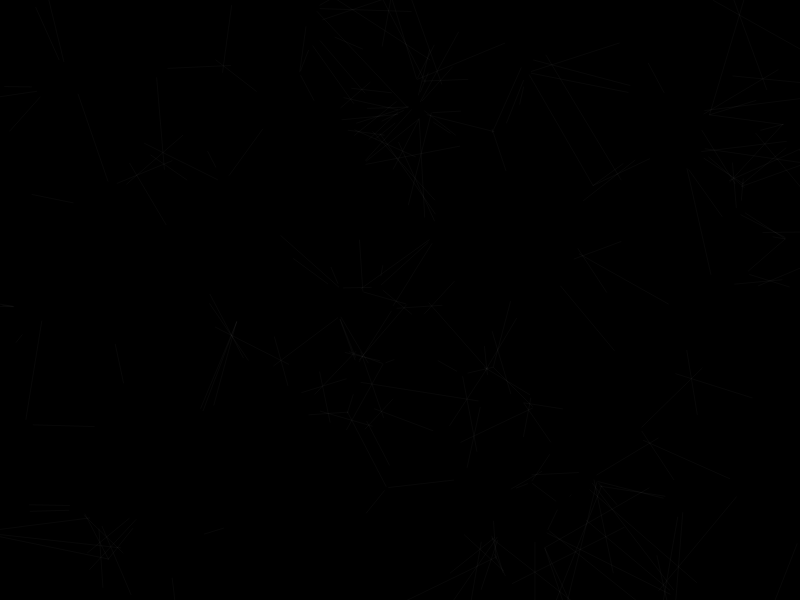
Frame 1 (no input)
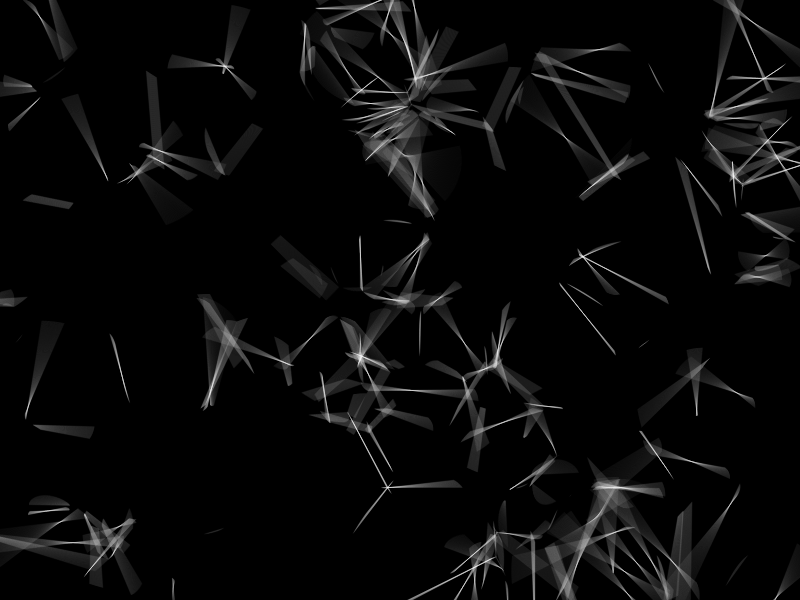
Frame 60 (no input)
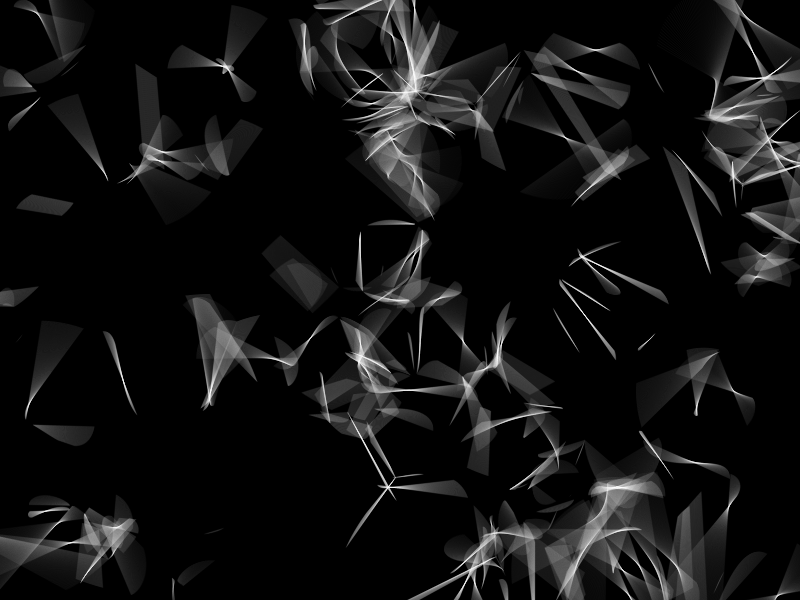
Frame 120 (the mouse pressed at the canvas centre since frame 60)

The p5.js sketch that drew these frames (run headless with seeded random() and noise() and a simulated clock; from frame 60 on, the mouse is pressed at the canvas centre):

// p5.js sketch
// ── sketch.js
// REAS' PROCESS 3

let numCircle = 100;
let circles = [];

function setup() {
  createCanvas(800, 600);
  frameRate(30);
  for (let i = 0; i < numCircle; i++) {
    let x = random(width);
    let y = random(height);
    let r = random(20, 80);
    let xspeed = random(-0.25, 0.25);
    let yspeed = random(-0.25, 0.25);
    circles[i] = new Circle(x, y, r, xspeed, yspeed, i);
  }
  background(0);
}

function draw() {
  //background(0,8);
  for (let i = 0; i < circles.length; i++) {
    circles[i].update();
    circles[i].move();
    circles[i].render();
  }
}

function Circle(px, py, pr, psp, pysp, pid) {
  this.x = px;
  this.y = py;
  this.r = pr;
  this.id = pid;
  this.sp = psp;
  this.ysp = pysp;
  this.diam = pr * 2;

  this.render = function () {
    noFill();
    stroke(255,32);
    //circle(this.x,this.y,this.diam)
  };

  this.update = function () {
    for (let i = this.id + 1; i < numCircle; i++) {
      let pts = intersect(circles[this.id], circles[i]);
      if (pts) {
        stroke(255,8);
        line(pts.x1, pts.y1, pts.x2, pts.y2);
      }
    }
  };

  this.move = function () {
    this.x += this.sp;
    this.y += this.ysp;
    if (this.sp > 0) {
      if (this.x > width + this.r) {
        this.x = -this.r;
      }
    } else {
      if (this.x < -this.r) {
        this.x = width + this.r;
      }
    }
    if (this.ysp > 0) {
      if (this.y > height + this.r) {
        this.y = -this.r;
      }
    } else {
      if (this.y < -this.r) {
        this.y = height + this.r;
      }
    }
  };
}

function intersect(c1, c2) {
  let dx = c2.x - c1.x;
  let dy = c2.y - c1.y;
  const d = Math.sqrt(dx * dx + dy * dy);

  // Circles too far apart
  if (d > c1.r + c2.r) {
    return;
  }

  // One circle completely inside the other
  if (d < Math.abs(c1.r - c2.r)) {
    return;
  }

  dx /= d;
  dy /= d;

  const a = (c1.r * c1.r - c2.r * c2.r + d * d) / (2 * d);
  const px = c1.x + a * dx;
  const py = c1.y + a * dy;
  const h = Math.sqrt(c1.r * c1.r - a * a);

  return {
    x1: px + h * dy,
    y1: py - h * dx,
    x2: px - h * dy,
    y2: py + h * dx,
  };
}
